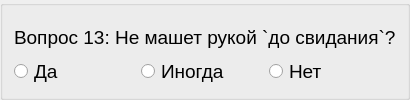
          <widget class="QGroupBox" name="block2_item13">
           <layout class="QVBoxLayout" name="verticalLayout_27">
            <property name="spacing">
             <number>0</number>
            </property>
            <item>
             <widget class="QLabel" name="label_34">
              <property name="font">
               <font>
                <pointsize>14</pointsize>
               </font>
              </property>
              <property name="text">
               <string>Вопрос 13: Не машет рукой `до свидания`?</string>
              </property>
              <property name="alignment">
               <set>Qt::AlignLeading|Qt::AlignLeft|Qt::AlignVCenter</set>
              </property>
             </widget>
            </item>
            <item>
             <layout class="QHBoxLayout" name="_27">
              <property name="spacing">
               <number>0</number>
              </property>
              <item>
               <widget class="QRadioButton" name="radioButton_79">
                <property name="font">
                 <font>
                  <pointsize>14</pointsize>
                 </font>
                </property>
                <property name="text">
                 <string>Да</string>
                </property>
               </widget>
              </item>
              <item>
               <widget class="QRadioButton" name="radioButton_80">
                <property name="font">
                 <font>
                  <pointsize>14</pointsize>
                 </font>
                </property>
                <property name="text">
                 <string>Иногда</string>
                </property>
               </widget>
              </item>
              <item>
               <widget class="QRadioButton" name="radioButton_81">
                <property name="font">
                 <font>
                  <pointsize>14</pointsize>
                 </font>
                </property>
                <property name="text">
                 <string>Нет</string>
                </property>
               </widget>
              </item>
             </layout>
            </item>
           </layout>
          </widget>
